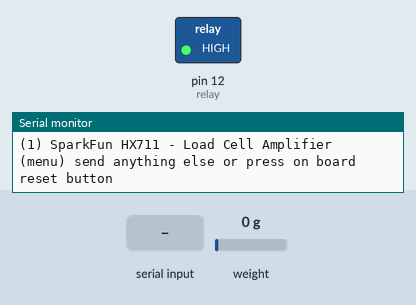
This sketch was run on a simulated Arduino Uno, built with avr-gcc and run on an emulated ATmega328P. Parts: switched loads named in the sketch (green lamp = pin HIGH), the last lines printed to the serial monitor. The test bench sets the inputs (shaded band); at power-on: weight on the scale 0 g.

Above: at 1.9 s.
2.0 s: "1" received over Serial
At 3.9 s:
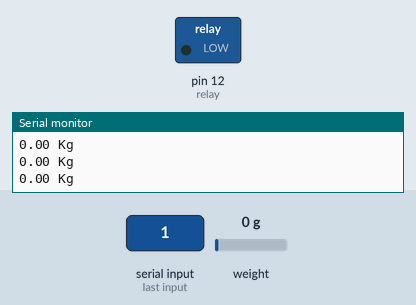
4.6 s: weight on the scale set to 464 g
6.1 s: weight on the scale set to 540 g
At 6.9 s:
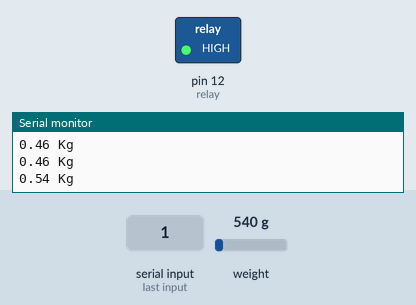
Timing chart, 0 to 9.1 s (numbered marks = the images above; inputs shaded):
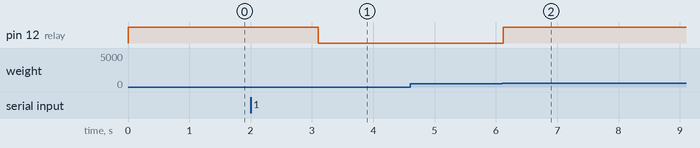

Measured:
- the behaviour switches between 500 and 501 g on weight on the scale (found by bisection; images 1 and 2)
- after the input at 2.0 s, pin 12 (relay): HIGH → LOW after 1.1 s
- after the input at 6.1 s, pin 12 (relay): LOW → HIGH at once

The sketch:

Firmware.ino
```cpp
// Include Libraries
#include "Arduino.h"
#include "HX711.h"


// Pin Definitions
#define SCALE_PIN_DAT	2
#define SCALE_PIN_CLK	4
int relay = 12;

// Global variables and defines

// object initialization
HX711 scale(SCALE_PIN_DAT, SCALE_PIN_CLK);
#define calibration_factor 50800
//

// define vars for testing menu
const int timeout = 100000;       //define timeout of 10 sec
char menuOption = 0;
long time0;

// Setup the essentials for your circuit to work. It runs first every time your circuit is powered with electricity.
void setup()
{
    pinMode(relay, OUTPUT);
    digitalWrite(relay, HIGH);
    // Setup Serial which is useful for debugging
    // Use the Serial Monitor to view printed messages
    Serial.begin(9600);
    while (!Serial) ; // wait for serial port to connect. Needed for native USB
    Serial.println("start");

    scale.set_scale(calibration_factor);
    scale.tare(); //Assuming there is no weight on the scale at start up, reset the scale to 0
    menuOption = menu();
    scale.tare();

}

// Main logic of your circuit. It defines the interaction between the components you selected. After setup, it runs over and over again, in an eternal loop.
void loop()
{
    if(menuOption == '1') {
    // SparkFun HX711 - Load Cell Amplifier - Test Code
    float scaleUnits = scale.get_units();
     digitalWrite(relay, LOW);

    //scale.get_units() returns a float
    Serial.print(scaleUnits); //You can change this to lbs but you'll need to refactor the calibration_factor
    Serial.println(" Kg"); //You can change this to lbs but you'll need to refactor the calibration_factor
   if(scaleUnits > 0.50)
    {
    digitalWrite(relay, HIGH);
      delay(10000);
   }
    if (millis() - time0 > timeout)
    {
        menuOption = menu();
        digitalWrite(relay, HIGH);

    }

    }
}

// Menu function for selecting the components to be tested
// Follow serial monitor for instrcutions
char menu()
{

    Serial.println(F("\nWhich component would you like to test?"));
    Serial.println(F("(1) SparkFun HX711 - Load Cell Amplifier"));
    Serial.println(F("(menu) send anything else or press on board reset button\n"));
    while (!Serial.available());

    // Read data from serial monitor if received
    while (Serial.available())
    {
        char c = Serial.read();
        if (isAlphaNumeric(c))
        {

            if(c == '1')
    			Serial.println(F("Now Testing SparkFun HX711 - Load Cell Amplifier"));
            else
            {
                Serial.println(F("illegal input!"));
                return 0;
            }
            time0 = millis();
            return c;
        }
    }
}
```
